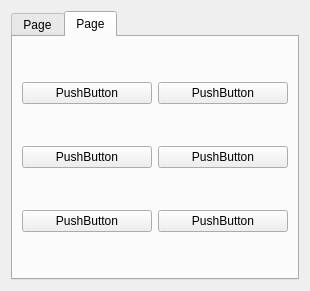
<?xml version="1.0" encoding="UTF-8"?>
<ui version="4.0">
 <class>Widget</class>
 <widget class="QWidget" name="Widget">
  <property name="geometry">
   <rect>
    <x>0</x>
    <y>0</y>
    <width>310</width>
    <height>291</height>
   </rect>
  </property>
  <property name="windowTitle">
   <string>Widget</string>
  </property>
  <layout class="QVBoxLayout" name="verticalLayout">
   <item>
    <widget class="QTabWidget" name="tabWidget">
     <property name="currentIndex">
      <number>1</number>
     </property>
     <widget class="QWidget" name="tab_2">
      <attribute name="title">
       <string>Page</string>
      </attribute>
      <layout class="QVBoxLayout" name="verticalLayout_3">
       <item>
        <widget class="QPushButton" name="pushButton">
         <property name="text">
          <string>PushButton</string>
         </property>
        </widget>
       </item>
      </layout>
     </widget>
     <widget class="QWidget" name="tab">
      <attribute name="title">
       <string>Page</string>
      </attribute>
      <layout class="QGridLayout" name="gridLayout">
       <item row="0" column="0">
        <widget class="QPushButton" name="pushButton_2">
         <property name="text">
          <string>PushButton</string>
         </property>
        </widget>
       </item>
       <item row="0" column="1">
        <widget class="QPushButton" name="pushButton_5">
         <property name="text">
          <string>PushButton</string>
         </property>
        </widget>
       </item>
       <item row="1" column="0">
        <widget class="QPushButton" name="pushButton_3">
         <property name="text">
          <string>PushButton</string>
         </property>
        </widget>
       </item>
       <item row="1" column="1">
        <widget class="QPushButton" name="pushButton_6">
         <property name="text">
          <string>PushButton</string>
         </property>
        </widget>
       </item>
       <item row="2" column="0">
        <widget class="QPushButton" name="pushButton_4">
         <property name="text">
          <string>PushButton</string>
         </property>
        </widget>
       </item>
       <item row="2" column="1">
        <widget class="QPushButton" name="pushButton_7">
         <property name="text">
          <string>PushButton</string>
         </property>
        </widget>
       </item>
      </layout>
     </widget>
    </widget>
   </item>
  </layout>
 </widget>
 <resources/>
 <connections/>
</ui>
